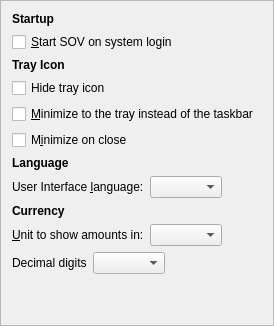
                                <widget class="QFrame" name="frameMain">
                                    <property name="frameShape">
                                        <enum>QFrame::StyledPanel</enum>
                                    </property>
                                    <property name="frameShadow">
                                        <enum>QFrame::Raised</enum>
                                    </property>
                                    <layout class="QVBoxLayout">
                                        <item>
                                            <widget class="QLabel" name="labelSettingsStartup">
                                                <property name="font">
                                                    <font>
                                                        <weight>75</weight>
                                                        <bold>true</bold>
                                                    </font>
                                                </property>
                                                <property name="text">
                                                    <string>Startup</string>
                                                </property>
                                            </widget>
                                        </item>
                                        <item>
                                            <widget class="QCheckBox" name="sovAtStartup">
                                                <property name="toolTip">
                                                    <string>Automatically start SOV after logging in to the system.</string>
                                                </property>
                                                <property name="text">
                                                    <string>&amp;Start SOV on system login</string>
                                                </property>
                                            </widget>
                                        </item>
                                        <item>
                                            <widget class="QLabel" name="labelSettingsTray">
                                                <property name="font">
                                                    <font>
                                                        <weight>75</weight>
                                                        <bold>true</bold>
                                                    </font>
                                                </property>
                                                <property name="text">
                                                    <string>Tray Icon</string>
                                                </property>
                                            </widget>
                                        </item>
                                        <item>
                                            <widget class="QCheckBox" name="hideTrayIcon">
                                                <property name="toolTip">
                                                    <string>&amp;Hide the icon from the system tray.</string>
                                                </property>
                                                <property name="text">
                                                    <string>Hide tray icon</string>
                                                </property>
                                            </widget>
                                        </item>
                                        <item>
                                            <widget class="QCheckBox" name="minimizeToTray">
                                                <property name="toolTip">
                                                    <string>Show only a tray icon after minimizing the window.</string>
                                                </property>
                                                <property name="text">
                                                    <string>&amp;Minimize to the tray instead of the taskbar</string>
                                                </property>
                                            </widget>
                                        </item>
                                        <item>
                                            <widget class="QCheckBox" name="minimizeOnClose">
                                                <property name="toolTip">
                                                    <string>Minimize instead of exit the application when the window is closed. When this option is enabled, the application will be closed only after selecting Exit in the menu.</string>
                                                </property>
                                                <property name="text">
                                                    <string>M&amp;inimize on close</string>
                                                </property>
                                            </widget>
                                        </item>
                                        <item>
                                            <widget class="QLabel" name="labelSettingsLanguage">
                                                <property name="font">
                                                    <font>
                                                        <weight>75</weight>
                                                        <bold>true</bold>
                                                    </font>
                                                </property>
                                                <property name="text">
                                                    <string>Language</string>
                                                </property>
                                            </widget>
                                        </item>
                                        <item>
                                            <layout class="QHBoxLayout" name="horizontalLayout_1_Display">
                                                <item>
                                                    <widget class="QLabel" name="langLabel">
                                                        <property name="text">
                                                            <string>User Interface &amp;language:</string>
                                                        </property>
                                                        <property name="textFormat">
                                                            <enum>Qt::PlainText</enum>
                                                        </property>
                                                        <property name="buddy">
                                                            <cstring>lang</cstring>
                                                        </property>
                                                    </widget>
                                                </item>
                                                <item>
                                                    <widget class="QValueComboBox" name="lang">
                                                        <property name="toolTip">
                                                            <string>The user interface language can be set here. This setting will take effect after restarting SOV.</string>
                                                        </property>
                                                    </widget>
                                                </item>
                                                <item>
                                                    <spacer>
                                                        <property name="orientation">
                                                            <enum>Qt::Horizontal</enum>
                                                        </property>
                                                        <property name="sizeHint" stdset="0">
                                                            <size>
                                                                <width>40</width>
                                                                <height>20</height>
                                                            </size>
                                                        </property>
                                                    </spacer>
                                                </item>
                                            </layout>
                                        </item>
                                         <item>
                                            <widget class="QLabel" name="labelSettingsCurrency">
                                                <property name="font">
                                                    <font>
                                                        <weight>75</weight>
                                                        <bold>true</bold>
                                                    </font>
                                                </property>
                                                <property name="text">
                                                    <string>Currency</string>
                                                </property>
                                            </widget>
                                        </item>
                                        <item>
                                            <layout class="QHBoxLayout" name="horizontalLayout_2_Display">
                                                <item>
                                                    <widget class="QLabel" name="unitLabel">
                                                        <property name="text">
                                                            <string>&amp;Unit to show amounts in:</string>
                                                        </property>
                                                        <property name="textFormat">
                                                            <enum>Qt::PlainText</enum>
                                                        </property>
                                                        <property name="buddy">
                                                            <cstring>unit</cstring>
                                                        </property>
                                                    </widget>
                                                </item>
                                                <item>
                                                    <widget class="QValueComboBox" name="unit">
                                                        <property name="toolTip">
                                                            <string>Choose the default subdivision unit to show in the interface and when sending coins.</string>
                                                        </property>
                                                    </widget>
                                                </item>
                                                <item>
                                                    <spacer>
                                                        <property name="orientation">
                                                            <enum>Qt::Horizontal</enum>
                                                        </property>
                                                        <property name="sizeHint" stdset="0">
                                                            <size>
                                                                <width>40</width>
                                                                <height>20</height>
                                                            </size>
                                                        </property>
                                                    </spacer>
                                                </item>
                                            </layout>
                                        </item>
                                        <item>
                                            <layout class="QHBoxLayout" name="horizontalLayout_5_Display">
                                                <item>
                                                    <widget class="QLabel" name="digitsLabel">
                                                        <property name="text">
                                                            <string>Decimal digits</string>
                                                        </property>
                                                    </widget>
                                                </item>
                                                <item>
                                                    <widget class="QValueComboBox" name="digits"/>
                                                </item>
                                                <item>
                                                    <spacer>
                                                        <property name="orientation">
                                                            <enum>Qt::Horizontal</enum>
                                                        </property>
                                                        <property name="sizeHint" stdset="0">
                                                            <size>
                                                                <width>40</width>
                                                                <height>20</height>
                                                            </size>
                                                        </property>
                                                    </spacer>
                                                </item>
                                            </layout>
                                        </item>
                                         <item>
                                            <spacer name="verticalSpacerBottom">
                                                <property name="orientation">
                                                    <enum>Qt::Vertical</enum>
                                                </property>
                                                <property name="sizeHint" stdset="0">
                                                    <size>
                                                        <width>20</width>
                                                        <height>40</height>
                                                    </size>
                                                </property>
                                            </spacer>
                                        </item>
                                    </layout>
                                </widget>
